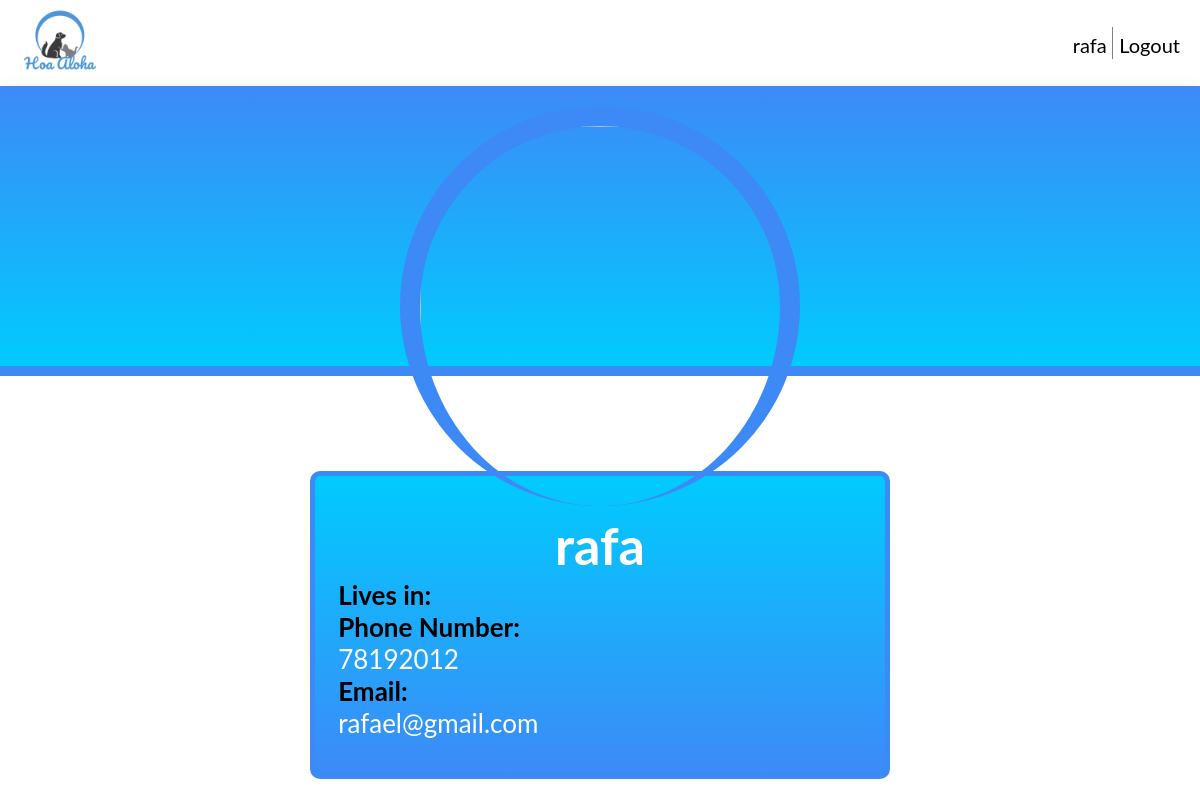
The page /pages/profile.php?username=rafa (signed in) on the database its author committed.
### tables this page shows
CREATE TABLE UserPhotos(
	idUser         INTEGER REFERENCES UserEntities(id),
	idPhoto        INTEGER REFERENCES Photos(id)
);

CREATE TABLE UserEntities (
	id              INTEGER PRIMARY KEY AUTOINCREMENT,
	name            VARCHAR(255) NOT NULL,
    username        VARCHAR(255) UNIQUE,
    password        VARCHAR(255) NOT NULL,
	Location     	VARCHAR(255) NOT NULL,
	phoneNumber		INT NOT NULL,
	email           VARCHAR(255) NOT NULL
);

### pages/profile.php (called while the page is built, shortened)
<?php
  include_once('../templates/tpl_common.php');
  include_once('../templates/tpl_profile.php');
  include_once("../database/db_user.php");
  $username = $_GET['username'];
  $profile = getUser($username);
  draw_profile($profile);
  start_animals_div($username, (@$_SESSION['username'] == $username));
  ?>

### database/db_user.php (called while the page is built, shortened)
<?php
  function getUser($username){
    $db = Database::instance()->db();
    $stmt = $db->prepare('SELECT * FROM UserEntities INNER JOIN UserPhotos ON UserEntities.id = UserPhotos.idUser WHERE username = ?');
    $stmt->execute(array($username));
    return $stmt->fetch();
  }
?>

### templates/tpl_profile.php (the view, shortened to what this page needs)
<?php function draw_profile($user){
?>
    <div class="profile-container">
        <div class="user-photo">
            <img src="../database/db_link_image.php?id=<?php echo $user['idPhoto'];?>" width="200" height="200">
        </div>
        <div class="user-card">
            <div class="user-username"> <h1><?= $user['username'] ?></h1> </div>
            <div class="user-location"> <h4>Lives in:</h4> <?=$user['idLocation'] ?> </div>
            <div class="user-contacts">
                <div class="user-phone"> <h4>Phone Number:</h4> <?=$user['phoneNumber'] ?></div>
                <div class="user-email"> <h4>Email:</h4> <?=$user['email'] ?> </div>
            </div>
        </div>
    </div>
<?php } ?>
<?php function start_animals_div($username, $is_own_profile){
?>
    <?php
        $string = $is_own_profile ? 'Your animals up for adoption': $username . 's animals up for adoption';
    ?>
    <div class="profile-animals-container">
        <h1><?= $string ?></h1>
    </div>
<?php } ?>

### css/style.css (style rules this page uses)
* { box-sizing: border-box; margin: 0; padding: 0; list-style: none; text-decoration: none; font-family: 'Lato'; }
:root { font-size: 26px; --login-blue: rgb(61, 138, 247); --login-blue-soft: rgb(90, 159, 255); }
body { color: black; background-color: white; margin: 0 auto; padding: 0; }
.profile-container { padding: 20px; display: block; min-height: 100vh; position: absolute; width: 100%; background-color: #fff; box-shadow: 0 5px 15px 1px rgba(0, 0, 0, 0.1); }
.profile-container:before { content: ''; position: absolute; width: 100%; height: 35%; top: 0; left: 0; background-image: linear-gradient(to top, #00cbfe, var(--login-blue)); border-bottom-style: solid; border-width: 10px; border-color: var(--login-blue); }
.user-photo img { display: block; margin-left: auto; margin-right: auto; position: relative; border-radius: 100%; border-top-style: solid; border-right-style: solid; border-left-style: solid; border-width: 20px; border-color: var(--login-blue); width: 400px; height: 400px; }
.user-card { color: white; margin-top: -3%; margin-left: 25%; margin-right: 25%; padding: 1% 2% 3% 2%; box-sizing: border-box; background-image: linear-gradient(to top, var(--login-blue), #00cbfe); border-radius: 10px; border-style: solid; border-width: 5px; border-color: var(--login-blue); }
.user-card .user-username { position: relative; color: white; font-weight: bold; padding: 5% 0 3px 0; text-align: center; border-width: 10px; }
.user-card h4 { color: black; }

### rows shown on the page
userphotos: idUser.username "rafa", idUser.phoneNumber "78192012", idUser.email "rafael@gmail.com"

### other values the page prints
$username "rafa"
